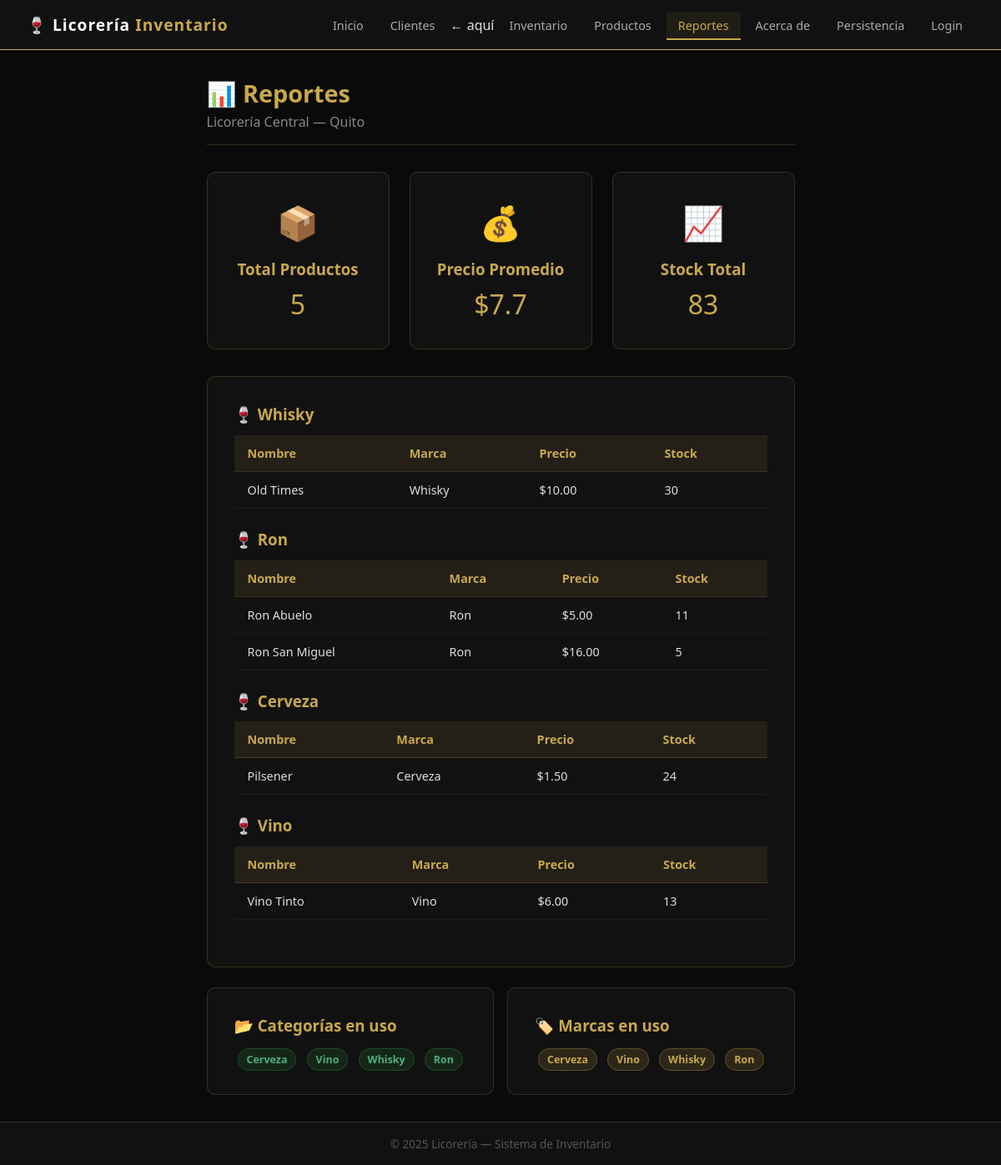
Page /reportes on the committed database.
### app.py (models this page shows, shortened)
class Producto(db.Model):
    __tablename__ = 'productos'
    id        = db.Column(db.Integer, primary_key=True)
    nombre    = db.Column(db.String(100), nullable=False)
    categoria = db.Column(db.String(50),  nullable=False)
    marca     = db.Column(db.String(50),  nullable=False)
    precio    = db.Column(db.Float,       nullable=False)
    stock     = db.Column(db.Integer,     nullable=False)

### app.py (the view)
@app.route('/reportes')
def reportes():
    resumen  = obtener_resumen_inventario()
    agrupado = agrupar_por_categoria()
    return render_template('reportes.html',
                           resumen=resumen,
                           agrupado=agrupado,
                           info=INFO_NEGOCIO)

### app.py (called while the page is built)
def obtener_resumen_inventario():
    productos = Producto.query.all()
    precios = [p.precio for p in productos]
    stocks = [p.stock for p in productos]
    categorias_en_uso = {p.categoria for p in productos}
    marcas_en_uso = {p.marca for p in productos}
    resumen = {
        'total_productos':  len(productos),
        'precio_promedio':  round(sum(precios) / len(precios), 2) if precios else 0,
        'precio_max':       max(precios) if precios else 0,
        'precio_min':       min(precios) if precios else 0,
        'stock_total':      sum(stocks),
        'categorias_en_uso': list(categorias_en_uso),
        'marcas_en_uso':    list(marcas_en_uso),
        'productos_agotados': [p.nombre for p in productos if p.stock == 0],
        'productos_bajos':    [p.nombre for p in productos if 0 < p.stock < 5],
    }
    return resumen

def agrupar_por_categoria():
    productos = Producto.query.all()
    agrupado = {}
    for p in productos:
        if p.categoria not in agrupado:
            agrupado[p.categoria] = []       # lista vacía por categoría
        agrupado[p.categoria].append({
            'nombre': p.nombre,
            'marca':  p.marca,
            'precio': p.precio,
            'stock':  p.stock
        })
    return agrupado

### templates/reportes.html (shortened to what this page needs)
{% extends 'base.html' %}
{% block content %}
<div class="page-header">
  <h1>📊 Reportes</h1>
  <p>{{ info.nombre }} — {{ info.ciudad }}</p>
</div>
<div class="cards-grid" style="margin-bottom:2rem;">
  <div class="card">
    <div class="card-icon">📦</div>
    <h3>Total Productos</h3>
    <p style="font-size:2rem; color:#c9a84c; margin:0">{{ resumen.total_productos }}</p>
  </div>
  <div class="card">
    <div class="card-icon">💰</div>
    <h3>Precio Promedio</h3>
    <p style="font-size:2rem; color:#c9a84c; margin:0">${{ resumen.precio_promedio }}</p>
  </div>
  <div class="card">
    <div class="card-icon">📈</div>
    <h3>Stock Total</h3>
    <p style="font-size:2rem; color:#c9a84c; margin:0">{{ resumen.stock_total }}</p>
  </div>
</div>
<div class="table-container">
  {% if agrupado %}
    {% for categoria, productos in agrupado.items() %}
    <h3 style="color:#c9a84c; margin-bottom:0.8rem;">🍷 {{ categoria }}</h3>
    <table class="tabla" style="margin-bottom:1.5rem;">
      <thead>
        <tr>
          <th>Nombre</th>
          <th>Marca</th>
          <th>Precio</th>
          <th>Stock</th>
        </tr>
      </thead>
      <tbody>
        {% for p in productos %}
        <tr>
          <td>{{ p.nombre }}</td>
          <td>{{ p.marca }}</td>
          <td>${{ "%.2f"|format(p.precio) }}</td>
          <td>{{ p.stock }}</td>
        </tr>
        {% endfor %}
      </tbody>
    </table>
    {% endfor %}
  {% else %}
    <p class="empty-msg">No hay productos registrados aún.</p>
  {% endif %}
</div>
<div class="form-row" style="margin-top:1.5rem; gap:1rem;">
  <div class="form-card">
    <h3 style="color:#c9a84c; margin-bottom:1rem;">📂 Categorías en uso</h3>
    {% for cat in resumen.categorias_en_uso %}
      <span class="badge badge-success" style="margin:4px;">{{ cat }}</span>
    {% endfor %}
  </div>
  <div class="form-card">
    <h3 style="color:#c9a84c; margin-bottom:1rem;">🏷️ Marcas en uso</h3>
    {% for marca in resumen.marcas_en_uso %}
      <span class="badge badge-warning" style="margin:4px;">{{ marca }}</span>
    {% endfor %}
  </div>
</div>
{% endblock %}

### static/style.css (style rules this page uses)
* { margin: 0; padding: 0; box-sizing: border-box; }
body { font-family: 'Segoe UI', sans-serif; background-color: #0a0a0a; color: #e0e0e0; min-height: 100vh; display: flex; flex-direction: column; }
.page-header { margin-bottom: 2rem; border-bottom: 1px solid rgba(201, 168, 76, 0.2); padding-bottom: 1rem; }
.page-header h1 { font-size: 1.8rem; color: #c9a84c; }
.page-header p { color: #888; margin-top: 4px; }
.cards-grid { display: grid; grid-template-columns: repeat(3, 1fr); gap: 1.5rem; }
.card { background: #111; border: 1px solid rgba(201, 168, 76, 0.2); border-radius: 10px; padding: 2rem; text-align: center; transition: border-color 0.2s; }
.card-icon { font-size: 2.5rem; margin-bottom: 1rem; }
.card h3 { color: #c9a84c; margin-bottom: 0.5rem; }
.card p { color: #888; font-size: 0.9rem; margin-bottom: 1.5rem; }
.table-container { background: #111; border: 1px solid rgba(201, 168, 76, 0.2); border-radius: 10px; padding: 2rem; }
.form-card { background: #111; border: 1px solid rgba(201, 168, 76, 0.2); border-radius: 10px; padding: 2rem; max-width: 700px; }
.form-row { display: grid; grid-template-columns: 1fr 1fr; gap: 1rem; }
.tabla { width: 100%; border-collapse: collapse; font-size: 0.9rem; }
.tabla th { background: rgba(201, 168, 76, 0.1); color: #c9a84c; padding: 12px 16px; text-align: left; border-bottom: 1px solid rgba(201, 168, 76, 0.2); }
.tabla td { padding: 12px 16px; border-bottom: 1px solid rgba(255,255,255,0.05); color: #ddd; }
.badge { padding: 4px 10px; border-radius: 20px; font-size: 0.78rem; font-weight: 600; }
.badge-success { background: rgba(46, 160, 67, 0.15); color: #4caf7d; border: 1px solid rgba(46, 160, 67, 0.3); }
.badge-warning { background: rgba(201, 168, 76, 0.15); color: #c9a84c; border: 1px solid rgba(201, 168, 76, 0.3); }

### rows in the picture
Producto: categoria "Whisky", nombre "Old Times", marca "Whisky", precio "10.00", stock "30"
Producto: categoria "Ron", nombre "Ron Abuelo", marca "Ron", precio "5.00", stock "11"
Producto: nombre "Ron San Miguel", marca "Ron", precio "16.00", stock "5"
Producto: categoria "Cerveza", nombre "Pilsener", marca "Cerveza", precio "1.50", stock "24"
Producto: categoria "Vino", nombre "Vino Tinto", marca "Vino", precio "6.00", stock "13"

### other values in the picture
{{ info.nombre }} "Licorería Central"
{{ info.ciudad }} "Quito"
{{ resumen.total_productos }} "5"
{{ resumen.precio_promedio }} "7.7"
{{ resumen.stock_total }} "83"
